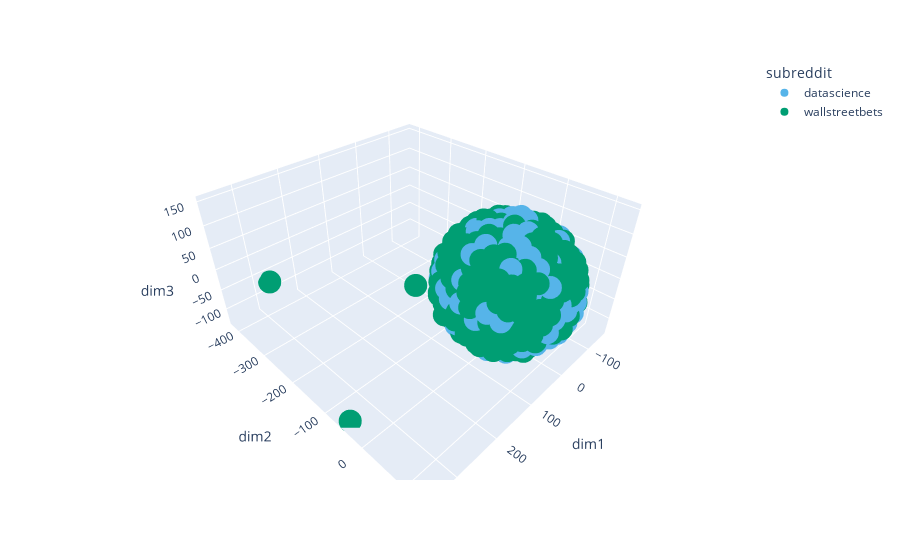

Notebook code cell kept with this figure:
### Code cell
tsne_vizinter(df, 3, stop='english')

### Figure 1 — Plotly figure (JSON) as saved in the notebook; plotly's stock layout.template omitted (floating-point values rounded to 4 significant figures; data arrays with more than 128 entries replaced by an {"elided": "..."} marker saying what was removed)
{"data": [{"hovertemplate": "subreddit=datascience<br>dim1=%{x}<br>dim2=%{y}<br>dim3=%{z}<extra></extra>", "legendgroup": "datascience", "marker": {"color": "#56B4E9", "symbol": "circle"}, "mode": "markers", "name": "datascience", "scene": "scene", "showlegend": true, "type": "scatter3d", "x": {"elided": "860 float values"}, "y": {"elided": "860 float values"}, "z": {"elided": "860 float values"}}, {"hovertemplate": "subreddit=wallstreetbets<br>dim1=%{x}<br>dim2=%{y}<br>dim3=%{z}<extra></extra>", "legendgroup": "wallstreetbets", "marker": {"color": "#009E73", "symbol": "circle"}, "mode": "markers", "name": "wallstreetbets", "scene": "scene", "showlegend": true, "type": "scatter3d", "x": {"elided": "717 float values"}, "y": {"elided": "717 float values"}, "z": {"elided": "717 float values"}}], "layout": {"legend": {"title": {"text": "subreddit"}, "tracegroupgap": 0}, "margin": {"t": 60}, "scene": {"domain": {"x": [0, 1], "y": [0, 1]}, "xaxis": {"title": {"text": "dim1"}}, "yaxis": {"title": {"text": "dim2"}}, "zaxis": {"title": {"text": "dim3"}}}}}
